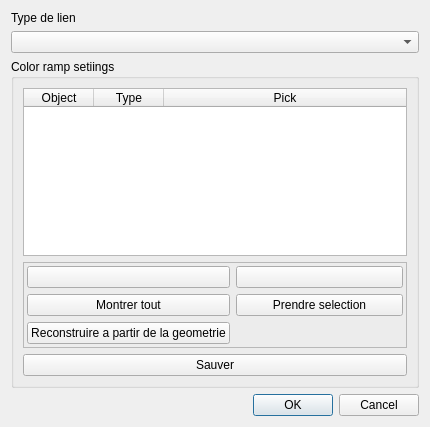
<?xml version="1.0" encoding="UTF-8"?>
<ui version="4.0">
 <class>Dialog</class>
 <widget class="QDialog" name="Dialog">
  <property name="geometry">
   <rect>
    <x>0</x>
    <y>0</y>
    <width>430</width>
    <height>427</height>
   </rect>
  </property>
  <property name="windowTitle">
   <string>Dialog</string>
  </property>
  <layout class="QVBoxLayout" name="verticalLayout_3">
   <item>
    <widget class="QLabel" name="label">
     <property name="text">
      <string>Type de lien</string>
     </property>
    </widget>
   </item>
   <item>
    <widget class="QComboBox" name="comboBox_linktype"/>
   </item>
   <item>
    <widget class="QGroupBox" name="groupBox_2">
     <property name="title">
      <string>Color ramp setiings</string>
     </property>
     <layout class="QVBoxLayout" name="verticalLayout">
      <item>
       <widget class="QTableWidget" name="tableWidget">
        <property name="rowCount">
         <number>0</number>
        </property>
        <attribute name="horizontalHeaderDefaultSectionSize">
         <number>70</number>
        </attribute>
        <attribute name="horizontalHeaderStretchLastSection">
         <bool>true</bool>
        </attribute>
        <attribute name="verticalHeaderStretchLastSection">
         <bool>false</bool>
        </attribute>
        <column>
         <property name="text">
          <string>Object</string>
         </property>
        </column>
        <column>
         <property name="text">
          <string>Type</string>
         </property>
        </column>
        <column>
         <property name="text">
          <string>Pick</string>
         </property>
        </column>
       </widget>
      </item>
      <item>
       <widget class="QFrame" name="frame_actions">
        <property name="frameShape">
         <enum>QFrame::StyledPanel</enum>
        </property>
        <property name="frameShadow">
         <enum>QFrame::Raised</enum>
        </property>
        <layout class="QGridLayout" name="gridLayout">
         <property name="margin">
          <number>3</number>
         </property>
         <item row="0" column="1">
          <widget class="QPushButton" name="pushButton_remove">
           <property name="text">
            <string/>
           </property>
           <property name="icon">
            <iconset>
             <normaloff>:/plugins/PostTelemac/icons/Delete_48x48.png</normaloff>:/plugins/PostTelemac/icons/Delete_48x48.png</iconset>
           </property>
          </widget>
         </item>
         <item row="1" column="0">
          <widget class="QPushButton" name="pushButton_showall">
           <property name="text">
            <string>Montrer tout</string>
           </property>
          </widget>
         </item>
         <item row="1" column="1">
          <widget class="QPushButton" name="pushButton">
           <property name="text">
            <string>Prendre selection</string>
           </property>
          </widget>
         </item>
         <item row="0" column="0">
          <widget class="QPushButton" name="pushButton_add">
           <property name="text">
            <string/>
           </property>
           <property name="icon">
            <iconset>
             <normaloff>:/plugins/PostTelemac/icons/Add_48x48.png</normaloff>:/plugins/PostTelemac/icons/Add_48x48.png</iconset>
           </property>
          </widget>
         </item>
         <item row="2" column="0">
          <widget class="QPushButton" name="pushButton_resetfromgeom">
           <property name="text">
            <string>Reconstruire a partir de la geometrie</string>
           </property>
          </widget>
         </item>
        </layout>
       </widget>
      </item>
      <item>
       <widget class="QPushButton" name="pushButton_save">
        <property name="text">
         <string>Sauver</string>
        </property>
       </widget>
      </item>
     </layout>
    </widget>
   </item>
   <item>
    <widget class="QDialogButtonBox" name="bb_valide">
     <property name="cursor">
      <cursorShape>PointingHandCursor</cursorShape>
     </property>
     <property name="orientation">
      <enum>Qt::Horizontal</enum>
     </property>
     <property name="standardButtons">
      <set>QDialogButtonBox::Cancel|QDialogButtonBox::Ok</set>
     </property>
     <property name="centerButtons">
      <bool>false</bool>
     </property>
    </widget>
   </item>
  </layout>
 </widget>
 <resources/>
 <connections>
  <connection>
   <sender>bb_valide</sender>
   <signal>accepted()</signal>
   <receiver>Dialog</receiver>
   <slot>accept()</slot>
   <hints>
    <hint type="sourcelabel">
     <x>208</x>
     <y>389</y>
    </hint>
    <hint type="destinationlabel">
     <x>208</x>
     <y>204</y>
    </hint>
   </hints>
  </connection>
  <connection>
   <sender>bb_valide</sender>
   <signal>rejected()</signal>
   <receiver>Dialog</receiver>
   <slot>reject()</slot>
   <hints>
    <hint type="sourcelabel">
     <x>208</x>
     <y>389</y>
    </hint>
    <hint type="destinationlabel">
     <x>208</x>
     <y>204</y>
    </hint>
   </hints>
  </connection>
 </connections>
</ui>
